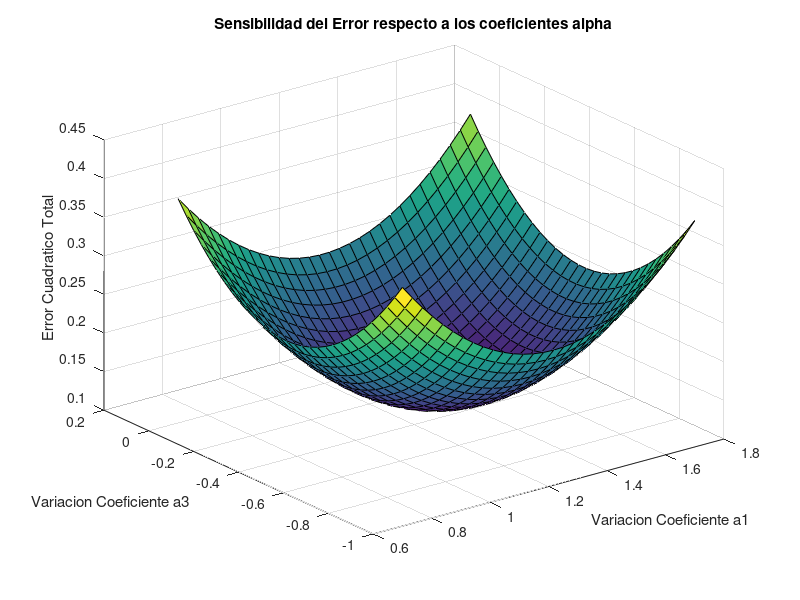

Recreate this plot in MATLAB.
clc; clear all;
% ------- Parte 1 -------
fm = 100;
t = -1:1/fm:1;

% El ejemplo usa la funcion signo:
y = sign(t); % En t > 0 = 1 y en t < 0 = -1

% Funciones de Legendre (Bases ortonormales)
phi0 = sqrt(1/2) * ones(size(t));
phi1 = sqrt(3/2) * t;
phi2 = sqrt(5/2) * (3/2 * t.^2 - 1/2);
phi3 = sqrt(7/2) * (5/2 * t.^3 - 3/2 * t);

% Coeficientes del ejemplo
a0 = 0;    a1 = sqrt(3/2);   a2 = 0;    a3 = -sqrt(7/32);

% Aproximacion: y_aprox = sum(ak * phik)
y_aprox = a0*phi0 + a1*phi1 + a2*phi2 + a3*phi3;

% Error cuadratico total (ECT)
% ECT = suma (0 a n) de (y - y_aprox)^2 / n
error_func = (y - y_aprox).^2;
ect_ejemplo = sum(error_func) ./length(t);
fprintf('\n--- PARTE 1 ---\n');
fprintf('Coeficiente a0: %f\n', a0);
fprintf('Coeficiente a1: %f\n', a1);
fprintf('Coeficiente a2: %f\n', a2);
fprintf('Coeficiente a3: %f\n', a3);
fprintf('Error Cuadratico Total (ECT) original: %4f\n', ect_ejemplo);

% ------- Parte 2 -------
% Variamos a1 y a3 (que son los no nulos)
rango = 0.5;
va1 = linspace(a1 - rango, a1 + rango, 30);
va3 = linspace(a3 - rango, a3 + rango, 30);
[A1, A3] = meshgrid(va1, va3); % Genera una grilla de coordenadas a partir de vectores
% Combina los valores de va1 los valores de va3 para formar puntos en un plano (a1, a3)
ect_malla = zeros(size(A1));

for i = 1:size(A1, 1)
    for j = 1:size(A1, 2)
        % Calculamos aproximacion con coeficientes variados
        y_var = a0*phi0 + A1(i,j)*phi1 + a2*phi2 + A3(i,j)*phi3;
        error_func = (y - y_var).^2;
        ect_malla(i,j) = sum(error_func)./length(t);
    end
end

figure(1);
surf(A1, A3, ect_malla);
xlabel('Variacion Coeficiente a1');
ylabel('Variacion Coeficiente a3');
zlabel('Error Cuadratico Total');
title('Sensibilidad del Error respecto a los coeficientes alpha');
grid on;

% El grafico muestra la superficie de error cuadratico.
% El eje Z representa que tan mala es la aproximacion.
% Se observa un minimo global que en teoria coincide con los coeficientes teoricos.
% Esto confirma que la proyeccion mediante producto interno minimiza el error.
% Cualquier variacion en los coeficientes aumenta el error (la superficie sube).

% ------- Parte 3 -------
% Nuevas funciones de base
phi4 = sqrt(9/2) * 1/384 * 8.*(210.*t.^4 - 180.*t.^2 + 18);
phi5 = sqrt(11/2) * 1/3840 * 10.*(3024.*t.^5 - 3360.*t.^3 + 720.*t);

% Coeficientes nuevos
a4_calc = trapz(t, phi4.*y);  % casi 0 -->  1.1102e-16
a4 = 0;   % Lo forzamos a 0
a5 = trapz(t, phi5.*y);

y_aprox_nuevo = a0*phi0 + a1*phi1 + a2*phi2 + a3*phi3 + a4*phi4 + a5*phi5;

% Error cuadratico total (ECT)
N=length(t);
ect_nuevo = (1/N)*sum((y - y_aprox_nuevo).^2);

% --- SALIDA EN CONSOLA PARA LA PARTE 3 ---
fprintf('\n--- PARTE 3 ---\n');
fprintf('Coeficiente a4 calculado (0 teorico): %e \n', a4_calc);
fprintf('Coeficiente a5 calculado: %f \n', a5);
fprintf('Error Cuadratico Total (ECT) original: %4f\n', ect_ejemplo);
fprintf('Nuevo Error Cuadratico Total (ECT): %4f\n', ect_nuevo);
fprintf('Reduccion absoluta del error: %4f \n\n', ect_ejemplo - ect_nuevo);
